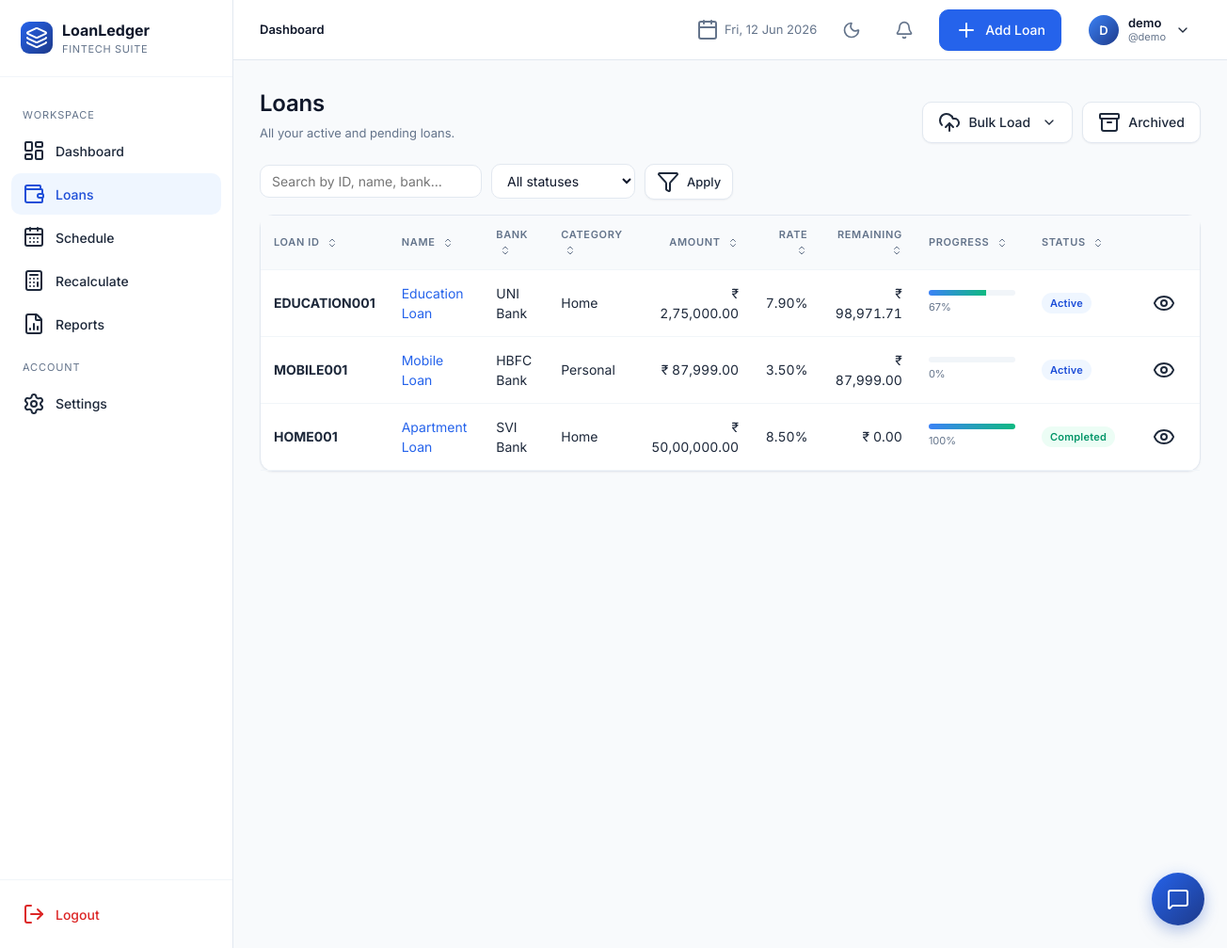
The page /loans/ (signed in) on the database as committed earlier.
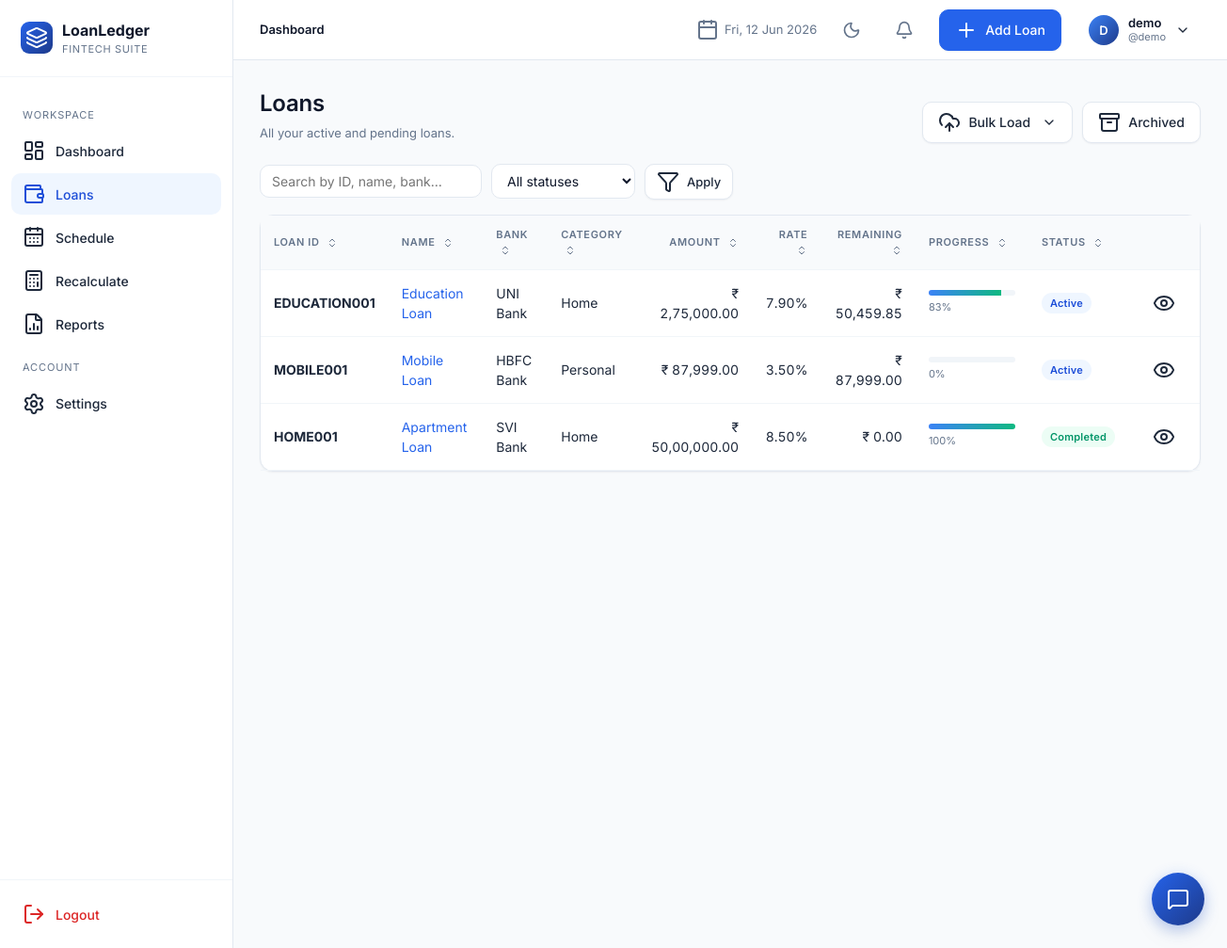
The same page on the database as committed later.
### app/models.py (models this page shows, shortened)
class Loan(db.Model):
    __tablename__ = "loans"
    id = db.Column(db.Integer, primary_key=True)
    user_id = db.Column(db.Integer, db.ForeignKey("users.id"), nullable=False, index=True)
    loan_id = db.Column(db.String(40), nullable=False, index=True)  # manual unique per user
    loan_name = db.Column(db.String(120), nullable=False)
    loan_category = db.Column(db.String(50), nullable=False, default="Personal")
    bank_name = db.Column(db.String(120), nullable=False)
    loan_amount = db.Column(db.Float, nullable=False)
    interest_rate = db.Column(db.Float, nullable=False)  # annual %
    down_payment = db.Column(db.Float, default=0)
    custom_emi = db.Column(db.Float, nullable=True)
    start_date = db.Column(db.Date, nullable=False)
    tenure_months = db.Column(db.Integer, nullable=False)
    loan_status = db.Column(db.String(20), default="Active", index=True)
    remaining_balance = db.Column(db.Float, default=0)
    completion_percentage = db.Column(db.Float, default=0)
    is_archived = db.Column(db.Boolean, default=False, index=True)
    balloon_date = db.Column(db.Date, nullable=True)
    balloon_amount = db.Column(db.Float, nullable=True)
    notes = db.Column(db.Text)
    closed_at = db.Column(db.DateTime, nullable=True)
    final_amount = db.Column(db.Float, nullable=True)
    closure_notes = db.Column(db.Text, nullable=True)
    created_at = db.Column(db.DateTime, default=datetime.utcnow)
    updated_at = db.Column(db.DateTime, default=datetime.utcnow, onupdate=datetime.utcnow)
    schedules = db.relationship("Schedule", backref="loan", lazy="dynamic",
                                cascade="all, delete-orphan", order_by="Schedule.month_index")
    __table_args__ = (db.UniqueConstraint("user_id", "loan_id", name="uq_user_loanid"),)

class User(UserMixin, db.Model):
    __tablename__ = "users"
    id = db.Column(db.Integer, primary_key=True)
    full_name = db.Column(db.String(120), nullable=False)
    username = db.Column(db.String(64), unique=True, nullable=False, index=True)
    email = db.Column(db.String(160), unique=True, nullable=False, index=True)
    password_hash = db.Column(db.String(256), nullable=False)
    preferred_currency = db.Column(db.String(8), default="INR")
    preferred_date_format = db.Column(db.String(20), default="%d %b %Y")
    created_at = db.Column(db.DateTime, default=datetime.utcnow)
    loans = db.relationship("Loan", backref="owner", lazy="dynamic", cascade="all, delete-orphan")

### app/blueprints/loans.py (the view)
@loans_bp.route("/")
@login_required
def list_loans():
    q = request.args.get("q", "").strip()
    status = request.args.get("status", "")
    page = int(request.args.get("page", 1))
    query = current_user.loans.filter_by(is_archived=False)
    if q:
        like = f"%{q}%"
        query = query.filter((Loan.loan_id.ilike(like)) | (Loan.loan_name.ilike(like)) | (Loan.bank_name.ilike(like)))
    if status:
        query = query.filter_by(loan_status=status)
    pagination = query.order_by(Loan.created_at.desc()).paginate(page=page, per_page=10, error_out=False)
    return render_template("loans/list.html", pagination=pagination, q=q, status=status)

### app/templates/loans/list.html (shortened to what the changed rows need)
{% extends "base.html" %}
{% block content %}
<div class="page-header">
  <div class="title-block"><h1>Loans</h1><div class="sub">All your active and pending loans.</div></div>
</div>
<div id="loansTableContainer">
  <div class="card">
    <div class="table-wrap">
    {% if pagination.items %}
      <table class="tbl" id="loansTable">
        <thead><tr>
          <th style="cursor:pointer" onclick="sortTable(0)">Loan ID <i data-lucide="chevrons-up-down" style="width:12px;height:12px;vertical-align:middle;margin-left:4px"></i></th>
          <th style="cursor:pointer" onclick="sortTable(1)">Name <i data-lucide="chevrons-up-down" style="width:12px;height:12px;vertical-align:middle;margin-left:4px"></i></th>
          <th style="cursor:pointer" onclick="sortTable(2)">Bank <i data-lucide="chevrons-up-down" style="width:12px;height:12px;vertical-align:middle;margin-left:4px"></i></th>
          <th style="cursor:pointer" onclick="sortTable(3)">Category <i data-lucide="chevrons-up-down" style="width:12px;height:12px;vertical-align:middle;margin-left:4px"></i></th>
          <th class="num" style="cursor:pointer" onclick="sortTable(4, true)">Amount <i data-lucide="chevrons-up-down" style="width:12px;height:12px;vertical-align:middle;margin-left:4px"></i></th>
          <th class="num" style="cursor:pointer" onclick="sortTable(5, true)">Rate <i data-lucide="chevrons-up-down" style="width:12px;height:12px;vertical-align:middle;margin-left:4px"></i></th>
          <th class="num" style="cursor:pointer" onclick="sortTable(6, true)">Remaining <i data-lucide="chevrons-up-down" style="width:12px;height:12px;vertical-align:middle;margin-left:4px"></i></th>
          <th style="cursor:pointer" onclick="sortTable(7, true)">Progress <i data-lucide="chevrons-up-down" style="width:12px;height:12px;vertical-align:middle;margin-left:4px"></i></th>
          <th style="cursor:pointer" onclick="sortTable(8)">Status <i data-lucide="chevrons-up-down" style="width:12px;height:12px;vertical-align:middle;margin-left:4px"></i></th>
          <th></th>
        </tr></thead>
        <tbody>
        {% for l in pagination.items %}
          <tr class="loan-row" data-amount="{{ l.loan_amount }}" data-rate="{{ l.interest_rate }}" data-remaining="{{ l.remaining_balance }}" data-progress="{{ l.completion_percentage }}">
            <td><strong>{{ l.loan_id }}</strong></td>
            <td><a href="{{ url_for('loans.details', loan_pk=l.id) }}">{{ l.loan_name }}</a></td>
            <td>{{ l.bank_name }}</td>
            <td>{{ l.loan_category }}</td>
            <td class="num">{{ l.loan_amount|money }}</td>
            <td class="num">{{ '%.2f'|format(l.interest_rate) }}%</td>
            <td class="num">{{ l.remaining_balance|money }}</td>
            <td style="min-width:120px">
              <div class="progress"><div class="progress-bar" style="width: {{ l.completion_percentage }}%"></div></div>
              <div style="font-size:11px;color:var(--slate-500);margin-top:4px">{{ '%.0f'|format(l.completion_percentage) }}%</div>
            </td>
            <td><span class="badge {{ l.loan_status.replace(' ','') }}">{{ l.loan_status }}</span></td>
            <td>
              <a href="{{ url_for('loans.details', loan_pk=l.id) }}" class="btn ghost sm"><i data-lucide="eye"></i></a>
            </td>
          </tr>
        {% endfor %}
        </tbody>
      </table>
    {% else %}
      <div class="empty"><i data-lucide="inbox"></i><h3>No loans match</h3><p>Try clearing filters or add a new loan.</p></div>
    {% endif %}
    </div>
  </div>
</div>
{% endblock %}

Rows that differ between the two databases and show on the page:
changed Loan "EDUCATION001": remaining_balance "₹ 98,971.71" → "₹ 50,459.85"; completion_percentage "67" → "83"
